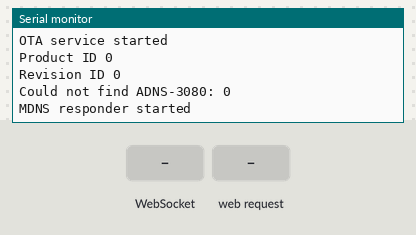
Recording of a sketch running on a simulated ESP8266 (NodeMCU). On the bench: the last lines printed to the serial monitor. Inputs (shaded band) come from the test bench. WiFi joins after 1.5 s; servers stay silent unless stated; EEPROM starts erased. At 7.3 s the program restarts the board; the recording ends there.

Above: at 2.7 s.
2.8 s: WebSocket text "string" received
At 3.9 s:
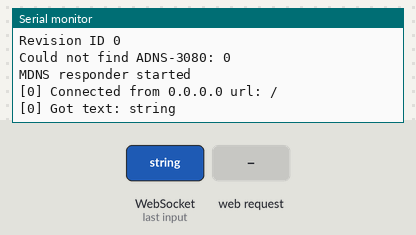
4.3 s: WebSocket text "visible" received
At 5.0 s:
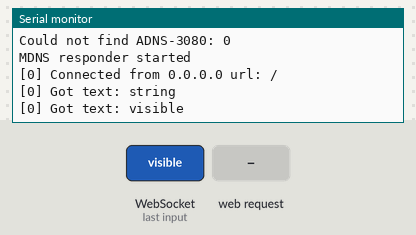
5.8 s: WebSocket text "#" received
At 6.3 s:
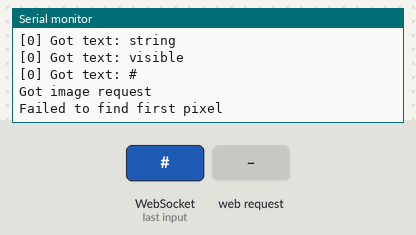

Measured:
- after the input at 2.8 s, the serial monitor: prints a new line at once (image 1)
- after the input at 4.3 s, the serial monitor: prints a new line at once (image 2)
- after the input at 5.8 s, the serial monitor: prints a new line at once (image 3)

The sketch:

mspeedo.ino
```cpp
//Wi-Fi
#include <ESP8266WiFi.h>
#include <ESP8266WiFiMulti.h>

//Websockets
#include <WebSockets.h>
#include <WebSocketsServer.h>

//Webserver and page to be served included in PROGMEM within guihtml.h
#include <ESP8266WebServer.h>
#include "guihtml.h"

//mDNS
#include <ESP8266mDNS.h>

//EEPROM
#include <EEPROM.h>

//OTA
#include <WiFiUdp.h>
#include <ArduinoOTA.h>

//SPI
#include <SPI.h>

//ADNS
#define ADNS3080_PRODUCT_ID            0x00
#define ADNS3080_PRODUCT_IDX           0x3F
#define ADNS3080_CONFIGURATION_BITS    0x0A
#define ADNS3080_MOTION_CLEAR          0x12
#define ADNS3080_MOTION_BURST          0x50
#define ADNS3080_FRAME_CAPTURE         0x13
#define ADNS3080_PRODUCT_ID_VALUE      0x17
#define ADNS3080_PRODUCT_IDX_VALUE     0xF8

//30 x 30 = 900 pixels
#define ADNS3080_PIXELS                900
#define MOTION_MEASURE_PERIOD_US       10000

//Pin Definitions
#define RESET_PIN                      5
#define CS_PIN                         4

//WiFi configuration
char ssid1[32] = "";
char pass1[32] = "";
char ssid2[32] = "";
char pass2[32] = "";
char hostn[32] = "";

//Mode globals
int8_t WS_image_num = -1;
int8_t WS_motion_num = -1;
uint32_t last_motion = 0;

//ADNS globals
uint8_t motion;
int8_t dx;
int8_t dy;
int32_t x=0;
int32_t y=0;
uint8_t surfq;
uint8_t image_buf[ADNS3080_PIXELS];

//JSON Allocation
#include <ArduinoJson.h>
StaticJsonBuffer<300> jsonBuffer;
JsonObject& jsonroot = jsonBuffer.createObject();
char charbuffer[300];

ESP8266WiFiMulti WiFiMulti;
ESP8266WebServer webServer = ESP8266WebServer(80);
WebSocketsServer webSocket = WebSocketsServer(81);

void ADNS_reset(void) {
  digitalWrite(RESET_PIN, HIGH);
  delayMicroseconds(15); //Minimum 10uS pulse
  digitalWrite(RESET_PIN, LOW);
  delayMicroseconds(500); //Reset delay
}

void ADNS_write(uint8_t reg, uint8_t data) {
  digitalWrite(CS_PIN, LOW);
  SPI.transfer(reg | 0x80);
  SPI.transfer(data);
  digitalWrite(CS_PIN, HIGH);
}

uint8_t ADNS_read(uint8_t reg) {
  uint8_t data;
  digitalWrite(CS_PIN, LOW);
  SPI.transfer(reg);
  delayMicroseconds(75); //Read delay (50 for most, 75 for motion/motionburst, use 75)
  data = SPI.transfer(0);
  digitalWrite(CS_PIN, HIGH);
  return data;
}

void ADNS_motionburst(void) {
  digitalWrite(CS_PIN, LOW);
  SPI.transfer(ADNS3080_MOTION_BURST);
  delayMicroseconds(75); //Motion read delay
  motion = SPI.transfer(0);
  dx = SPI.transfer(0);
  dy = SPI.transfer(0);
  surfq = SPI.transfer(0);
  digitalWrite(CS_PIN, HIGH);
  delayMicroseconds(4); //Exist burst mode
}

void webSocketEvent(uint8_t num, WStype_t type, uint8_t * payload, size_t payload_len) {
  switch(type) {
    case WStype_DISCONNECTED:
      Serial.printf("[%u] Disconnected!\r\n", num);
      if( WS_motion_num == num){
        WS_motion_num = -1; //Stop motion data
      }
      break;
    case WStype_CONNECTED:
      {
        IPAddress ip = webSocket.remoteIP(num);
        Serial.printf("[%u] Connected from %d.%d.%d.%d url: %s\r\n", num, ip[0], ip[1], ip[2], ip[3], payload);
      }
      break;
    case WStype_TEXT:
      Serial.printf("[%u] Got text: %s\r\n", num, payload);

      if(payload[0] == '#') {
        Serial.println(F("Got image request"));
        WS_motion_num = -1; //Stop motion data
        bool first_pixel = true;

        ADNS_write(ADNS3080_FRAME_CAPTURE, 0x83);
        delayMicroseconds(1510);

        for (uint16_t i = 0; i < ADNS3080_PIXELS; i++) {
          uint8_t regValue = ADNS_read(ADNS3080_FRAME_CAPTURE);
          if (first_pixel && !(regValue & 0x40)) {
            Serial.println(F("Failed to find first pixel"));
            return;
          }
          first_pixel = false;
          image_buf[i] = regValue << 2;
        }
        webSocket.sendBIN(num, image_buf, ADNS3080_PIXELS);
      } else if (payload[0] == '?'){
        Serial.println(F("Got motion request"));
        ADNS_reset(); // Do a reset before starting back motion data
        WS_motion_num = num;

        //webSocket.sendBIN(num, payload, length);
      } else {
        return;
        //Random ack to not need the async...?
      }
      break;
    case WStype_BIN:
      Serial.printf("[%u] get binary length: %u\r\n", num, payload_len);
      //hexdump(payload, payload_len);
      break;
  }
}


void setup() {
  int retries = 0;

  Serial.begin(115200);
  delay(10);
  //Serial.setDebugOutput(true);

  //Load WiFi
  Serial.println("Loading Wi-Fi config");
  EEPROM.begin(512);
  EEPROM.get(0, ssid1);
  EEPROM.get(0+sizeof(ssid1), pass1);
  EEPROM.get(0+sizeof(ssid1)+sizeof(pass1), ssid2);
  EEPROM.get(0+sizeof(ssid1)+sizeof(pass1)+sizeof(ssid2), pass2);
  EEPROM.get(0+sizeof(ssid1)+sizeof(pass1)+sizeof(ssid2)+sizeof(pass2), hostn);

  Serial.println(ssid1);
  Serial.println(pass1);
  Serial.println(ssid2);
  Serial.println(pass2);
  Serial.println(hostn);
  WiFi.hostname(hostn);
  WiFi.mode(WIFI_AP_STA);
  WiFiMulti.addAP(ssid1, pass1);
  WiFiMulti.addAP(ssid2, pass2);

  while(retries < 20){
    if(WiFiMulti.run() == WL_CONNECTED) {
      break;
    }
    delay(500);
    Serial.println("Attempting Wi-Fi connection");
    retries++;
  }

  if(WiFiMulti.run() == WL_CONNECTED){
    WiFi.mode(WIFI_STA);
    Serial.println("");
    Serial.println("Wi-Fi connected");
    Serial.println("IP address: ");
    Serial.println(WiFi.localIP());
    ArduinoOTA.setHostname(hostn);
  } else {
    WiFi.softAP("MSPEEDO-AP");
    Serial.println("");
    Serial.println("WiFi AP Started");
    Serial.println("IP address: ");
    Serial.println(WiFi.softAPIP());
  }

  ArduinoOTA.onStart([]() {
    Serial.println("\nStart");
  });
  ArduinoOTA.onEnd([]() {
    Serial.println("\nEnd");
  });
  ArduinoOTA.onProgress([](unsigned int progress, unsigned int total) {
    Serial.printf("Progress: %u%%\r", (progress / (total / 100)));
  });
  ArduinoOTA.onError([](ota_error_t error) {
    Serial.printf("Error[%u]: ", error);
    if (error == OTA_AUTH_ERROR) Serial.println("Auth Failed");
    else if (error == OTA_BEGIN_ERROR) Serial.println("Begin Failed");
    else if (error == OTA_CONNECT_ERROR) Serial.println("Connect Failed");
    else if (error == OTA_RECEIVE_ERROR) Serial.println("Receive Failed");
    else if (error == OTA_END_ERROR) Serial.println("End Failed");
    ESP.restart();
  });

  ArduinoOTA.begin();
  Serial.println("OTA service started");


  SPI.setHwCs(false);
  SPI.setFrequency(2000000);
  SPI.setDataMode(SPI_MODE3);
  pinMode(RESET_PIN, OUTPUT);
  pinMode(CS_PIN, OUTPUT);
  digitalWrite(CS_PIN, HIGH); //Disable chip

  delayMicroseconds(250); //Initial ADNS delay before any commands including rest takes effect
  ADNS_reset();
  SPI.begin();

  uint8_t id = ADNS_read(ADNS3080_PRODUCT_ID);
  uint8_t idx = ADNS_read(ADNS3080_PRODUCT_IDX);
  Serial.print("Product ID ");
  Serial.println(id);
  Serial.print("Revision ID ");
  Serial.println(ADNS_read(0x01));

  if ((id == ADNS3080_PRODUCT_ID_VALUE) && (idx = ADNS3080_PRODUCT_ID_VALUE)){
    Serial.println(F("ADNS-3080 found"));
    ADNS_write(ADNS3080_CONFIGURATION_BITS, 0x10); //Set resolution to 1600dpi
  } else {
    Serial.print(F("Could not find ADNS-3080: "));
    Serial.println(id, HEX);
    //Do something about it here....
  }

  webSocket.begin();
  webSocket.onEvent(webSocketEvent);
  webServer.on("/", []() {
    webServer.send(200, "text/html", GUIHTML);
  });
  webServer.on("/config.js", []() {
    String output = "var ssid1='" + String(ssid1) + "';";
    output += "var pass1='" + String(pass1) + "';";
    output += "var ssid2='" + String(ssid2) + "';";
    output += "var pass2='" + String(pass2) + "';";
    output += "var hostname='" + String(hostn) + "';";
    webServer.send(200, "text/json", output);
  });
  webServer.on("/configwifi", []() {
    Serial.println("Saving WiFi Config");
    webServer.arg("ssid1").toCharArray(ssid1, sizeof(ssid1)-1);
    webServer.arg("pass1").toCharArray(pass1, sizeof(pass1)-1);
    webServer.arg("ssid2").toCharArray(ssid2, sizeof(ssid2)-1);
    webServer.arg("pass2").toCharArray(pass2, sizeof(pass2)-1);
    webServer.arg("hostname").toCharArray(hostn, sizeof(hostn)-1);

    EEPROM.put(0, ssid1);
    EEPROM.put(0+sizeof(ssid1), pass1);
    EEPROM.put(0+sizeof(ssid1)+sizeof(pass1), ssid2);
    EEPROM.put(0+sizeof(ssid1)+sizeof(pass1)+sizeof(ssid2), pass2);
    EEPROM.put(0+sizeof(ssid1)+sizeof(pass1)+sizeof(ssid2)+sizeof(pass2), hostn);
    EEPROM.commit();
    EEPROM.end();
    webServer.send(200, "text/html", "Config saved - Rebooting, please reconnect.");
    Serial.println("Rebooting...");
    ESP.reset();
  });
  webServer.begin();

  if(MDNS.begin(hostn)) {
    Serial.println("MDNS responder started");
  }
  MDNS.addService("http", "tcp", 80);
  MDNS.addService("ws", "tcp", 81);
}

void loop() {
  webSocket.loop();
  webServer.handleClient();
  ArduinoOTA.handle();
  if ( WS_motion_num != -1 ){
    uint32_t current_micros = micros();
    if ( (current_micros - last_motion) >= MOTION_MEASURE_PERIOD_US ){
      uint32_t period = current_micros - last_motion;
      last_motion = current_micros;
      ADNS_motionburst();
      if(motion & 0x80){
        x += dx;
        y += dy;
      }
      jsonroot["overflow"] = motion & 0x10;
      jsonroot["motion"] = motion & 0x80;
      jsonroot["dx"] = dx;
      jsonroot["dy"] = dy;
      jsonroot["x"] = x;
      jsonroot["y"] = y;
      jsonroot["surfq"] = surfq;
      jsonroot["period"] = period;
      size_t size = jsonroot.printTo(charbuffer, sizeof(charbuffer));
      webSocket.sendTXT(WS_motion_num, charbuffer, size);
    }
  }
}
```

guihtml.h
```cpp
const char GUIHTML[] PROGMEM = R"=====(

<!DOCTYPE HTML>
<html>
  <head>
    <title>Madox Speedo</title>
    <meta name="viewport"
          content="width=device-width, initial-scale=1,
                   maximum-scale=1, user-scalable=0"/>
    <meta name="mobile-web-app-capable" content="yes">
    <script type="text/javascript" src="config.js"></script>
    <script type="text/javascript">

var wsurl = "ws://" + window.location.hostname + ":81/";

function init(){
  setup = document.getElementById("setup");
  config = document.getElementById("config");
  speedo = document.getElementById("speedo");
  image = document.getElementById("image");
  image.style.visibility = "hidden";
  config.style.visibility = "hidden";
  document.getElementById("wsurl").value = wsurl;
  document.getElementById("ssid1").value = ssid1;
  document.getElementById("pass1").value = pass1;
  document.getElementById("ssid2").value = ssid2;
  document.getElementById("pass2").value = pass2;
  document.getElementById("hostname").value = hostname;
  canvas = document.getElementById('camera');
  ctx = canvas.getContext('2d');
  img_data = ctx.createImageData(canvas.width,canvas.height);
  data = img_data.data;
  speed_scale = 1;
}

function getimage(){
  image.style.visibility = "visible";
  speedo.style.visibility = "hidden";
  ws.send('#'); //Send in the request for the next image
}

function getspeedo(){
  image.style.visibility = "hidden";
  speedo.style.visibility = "visible";
  ws.send('?'); //Restart motion
}

function connectWS(){
  wsurl = document.getElementById('wsurl').value;
  ws = new WebSocket(wsurl);
  ws.binaryType = "arraybuffer";
  ws.onopen = function(){
    setup.style.visibility = "hidden";

    ws.send('?'); //default start on the motion
    aliveID = setTimeout(function(){ws.close();}, 1000);
  };

  ws.onmessage = function (evt)
  {
    var msg = evt.data;

    //Clear timeout regardless of message type
    clearTimeout(aliveID);
    aliveID = setTimeout(function(){ws.close();}, 1000);

    if(typeof msg === "string" ) {
      //Should be a JSON motion message
      eval("MOTIONDATA=" + msg);
      writeText("debug", "Overflow : " + MOTIONDATA["overflow"] +
                         "<br>Motion : " + MOTIONDATA["motion"] +
                         "<br>dx : "     + MOTIONDATA["dx"] +
                         "<br>dy : "     + MOTIONDATA["dy"] +
                         "<br>x : "     + MOTIONDATA["x"] +
                         "<br>y : "     + MOTIONDATA["y"] +
                         "<br>surfq : "  + MOTIONDATA["surfq"] +
                         "<br>period : " + MOTIONDATA["period"]);
      speed_kmh = speed_scale * MOTIONDATA["dy"] / (MOTIONDATA["period"]/1000000);
      speed_txt = speed_kmh.toFixed(2);
      writeText("speed", speed_txt);
      ws.send('!'); //Random meh message (This is to provide the TCP Async Ack, use this instead of modifying the library)
    } else {
      //Image data
      let bytearray = new Uint8Array(msg);
      for (var i = 0; i < data.length; i += 4) {
        data[i + 3] = 255 - bytearray[i/4]; //(alpha 255 = black, 0 = white)
      }
      ctx.putImageData(img_data, 0, 0);
      if(image.style.visibility == "visible"){
        ws.send('#'); //Send in the request for the next image
      }
    }
  };

  ws.onclose = function()
  {
    setup.style.visibility = "visible";
  };
}

function writeText(id, text){
  document.getElementById(id).innerHTML = text;
}
    </script>
    <style type="text/css">
body {
  margin: 0px;
  background-color: #000033;
  overflow: hidden;
  font-size: 12pt;
  font-family: Arial;
  text-align: center;
  color: #FFFFFF;
  -webkit-user-select: none;
  -moz-user-select: none;
  -ms-user-select: none;
  user-select: none;
}
button, input, textarea, select, option {
  color: #FFFFFF;
  font-size: 12pt;
  font-family: Arial, Verdana, Helvetica, sans-serif;
  border: solid #003399 1px;
  background-color: #000440;
  overflow: hidden;
}
.box {
  width: 50%;
  height: 100vh;
  display: inline-block;
  box-sizing: border-box;
  border: 2px ridge #003399;
}
.centre {
  width: 100%;
  height: 100%;
  display: flex;
  justify-content: center;
  align-items: center;
}
#setup, #config, #image, #speedo{
  width: 100%;
  height: 100%;
  background-color: #000033;
  position: absolute;
  top: 0px;
  left: 0px;
  border:none;
}
#setup {
  z-index:999;
}
#camera{
  image-rendering: pixelated;
  width:600px;
  height:600px;
  border: 2px ridge #003399;
  background: #ffffff;
  transform: scale(1, -1);
}
#config {
  z-index:9999;
}
#speed {
  font-size: 60pt;
}
    </style>
  </head>
  <body onload="init();">
    <div id="speedo">
      <div class="box" style="width: 100%">
        <div id="full" class="centre">
          <div id="speed">69</div>
          <br>
          <div id="debug">Dummy Text</div>
          <br>
          <button onclick="getimage();" style="width: 300px; height: 100px;">Get Image</button>
        </div>
      </div>
    </div>
    <div id="image">
      <div class="box" style="width: 100%">
        <div id="full" class="centre">
          <div>
            <canvas id="camera" width="30" height="30"</canvas>
          </div>
          <br>
          <button onclick="getspeedo();" style="width: 300px; height: 100px;">Get Speedo</button>
        </div>
      </div>
    </div>
    <div id="setup">
      <div class="centre">
        <div>
          <h1>MSpeedo Connection</h1>
          <input  id="wsurl" type="text" size="30" value=""/><br><br>
          <!---
          <button onclick="document.getElementById('wsurl').value = 'ws://192.168.1.130:81/';">Dummy URL</button><br>
          --->
          <button onclick="connectWS();" style="width: 300px; height: 100px;">Connect</button>
          <br><br><br>
          <button onclick="config.style.visibility = 'visible';">Config</button>
        <div>
      </div>
    </div>
    <div id="config">
      <div class="centre">
        <div>
          <h1>Optional Configuration</h1>
          <form action="configwifi" method="get">
            <h2>Wi-Fi</h2>
            HOSTNAME : <input type="text"     name="hostname" id="hostname" size="31" value=""/><br>
            SSID1    : <input type="text"     name="ssid1" id="ssid1" size="31" value=""/><br>
            PSK1     : <input type="password" name="pass1" id="pass1" size="31" value=""/><br>
            SSID2    : <input type="text"     name="ssid2" id="ssid2" size="31" value=""/><br>
            PSK2     : <input type="password" name="pass2" id="pass2" size="31" value=""/><br>
            <br>
            <input type="submit" value="Submit">
          </form>
          <br><br>
          <button onclick="config.style.visibility = 'hidden';">Cancel</button>
        <div>
      </div>
    </div>
  </body>
</html>

)=====";
```
